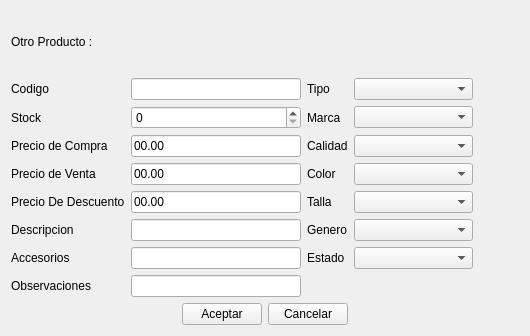
<?xml version="1.0" encoding="UTF-8"?>
<ui version="4.0">
 <class>ui_agregarOtros</class>
 <widget class="QWidget" name="ui_agregarOtros">
  <property name="geometry">
   <rect>
    <x>0</x>
    <y>0</y>
    <width>530</width>
    <height>336</height>
   </rect>
  </property>
  <property name="windowTitle">
   <string>Form</string>
  </property>
  <layout class="QGridLayout" name="gridLayout_2">
   <item row="0" column="0">
    <layout class="QGridLayout" name="gridLayout">
     <item row="0" column="0">
      <widget class="QLabel" name="label_tiulo">
       <property name="text">
        <string>Otro Producto :</string>
       </property>
      </widget>
     </item>
     <item row="1" column="0">
      <widget class="QLabel" name="label_14">
       <property name="text">
        <string>Codigo</string>
       </property>
      </widget>
     </item>
     <item row="1" column="1">
      <widget class="QLineEdit" name="lineEdit_codigo"/>
     </item>
     <item row="1" column="2">
      <widget class="QLabel" name="label">
       <property name="text">
        <string>Tipo</string>
       </property>
      </widget>
     </item>
     <item row="1" column="3">
      <widget class="MyComboBox" name="comboBox_tipo"/>
     </item>
     <item row="1" column="4">
      <widget class="QPushButton" name="pushButton_xtipo">
       <property name="sizePolicy">
        <sizepolicy hsizetype="Fixed" vsizetype="Fixed">
         <horstretch>0</horstretch>
         <verstretch>0</verstretch>
        </sizepolicy>
       </property>
       <property name="text">
        <string/>
       </property>
       <property name="icon">
        <iconset resource="../Icons/Icons.qrc">
         <normaloff>:/Icons/1349716373_monotone_close_exit_delete_small.png</normaloff>:/Icons/1349716373_monotone_close_exit_delete_small.png</iconset>
       </property>
       <property name="autoDefault">
        <bool>false</bool>
       </property>
       <property name="flat">
        <bool>true</bool>
       </property>
      </widget>
     </item>
     <item row="2" column="0">
      <widget class="QLabel" name="label_21">
       <property name="text">
        <string>Stock</string>
       </property>
      </widget>
     </item>
     <item row="2" column="1">
      <widget class="QSpinBox" name="spinBox_stock">
       <property name="maximum">
        <number>999999999</number>
       </property>
      </widget>
     </item>
     <item row="2" column="2">
      <widget class="QLabel" name="label_24">
       <property name="sizePolicy">
        <sizepolicy hsizetype="Preferred" vsizetype="Preferred">
         <horstretch>0</horstretch>
         <verstretch>0</verstretch>
        </sizepolicy>
       </property>
       <property name="text">
        <string>Marca</string>
       </property>
      </widget>
     </item>
     <item row="2" column="3">
      <widget class="MyComboBox" name="comboBox_marca">
       <property name="sizePolicy">
        <sizepolicy hsizetype="Expanding" vsizetype="Fixed">
         <horstretch>0</horstretch>
         <verstretch>0</verstretch>
        </sizepolicy>
       </property>
      </widget>
     </item>
     <item row="2" column="4">
      <widget class="QPushButton" name="pushButton_xmarca">
       <property name="sizePolicy">
        <sizepolicy hsizetype="Fixed" vsizetype="Fixed">
         <horstretch>0</horstretch>
         <verstretch>0</verstretch>
        </sizepolicy>
       </property>
       <property name="text">
        <string/>
       </property>
       <property name="icon">
        <iconset resource="../Icons/Icons.qrc">
         <normaloff>:/Icons/1349716373_monotone_close_exit_delete_small.png</normaloff>:/Icons/1349716373_monotone_close_exit_delete_small.png</iconset>
       </property>
       <property name="autoDefault">
        <bool>false</bool>
       </property>
       <property name="flat">
        <bool>true</bool>
       </property>
      </widget>
     </item>
     <item row="3" column="0">
      <widget class="QLabel" name="label_23">
       <property name="text">
        <string>Precio de Compra</string>
       </property>
      </widget>
     </item>
     <item row="3" column="1">
      <widget class="QLineEdit" name="lineEdit_precioCompra">
       <property name="text">
        <string>00.00</string>
       </property>
      </widget>
     </item>
     <item row="3" column="2">
      <widget class="QLabel" name="label_28">
       <property name="sizePolicy">
        <sizepolicy hsizetype="Preferred" vsizetype="Preferred">
         <horstretch>0</horstretch>
         <verstretch>0</verstretch>
        </sizepolicy>
       </property>
       <property name="text">
        <string>Calidad</string>
       </property>
      </widget>
     </item>
     <item row="3" column="3">
      <widget class="MyComboBox" name="comboBox_calidad">
       <property name="sizePolicy">
        <sizepolicy hsizetype="Expanding" vsizetype="Fixed">
         <horstretch>0</horstretch>
         <verstretch>0</verstretch>
        </sizepolicy>
       </property>
      </widget>
     </item>
     <item row="3" column="4">
      <widget class="QPushButton" name="pushButton_xcalidad">
       <property name="sizePolicy">
        <sizepolicy hsizetype="Fixed" vsizetype="Fixed">
         <horstretch>0</horstretch>
         <verstretch>0</verstretch>
        </sizepolicy>
       </property>
       <property name="text">
        <string/>
       </property>
       <property name="icon">
        <iconset resource="../Icons/Icons.qrc">
         <normaloff>:/Icons/1349716373_monotone_close_exit_delete_small.png</normaloff>:/Icons/1349716373_monotone_close_exit_delete_small.png</iconset>
       </property>
       <property name="autoDefault">
        <bool>false</bool>
       </property>
       <property name="flat">
        <bool>true</bool>
       </property>
      </widget>
     </item>
     <item row="4" column="0">
      <widget class="QLabel" name="label_25">
       <property name="text">
        <string>Precio de Venta</string>
       </property>
      </widget>
     </item>
     <item row="4" column="1">
      <widget class="QLineEdit" name="lineEdit_precioVenta">
       <property name="text">
        <string>00.00</string>
       </property>
      </widget>
     </item>
     <item row="4" column="2">
      <widget class="QLabel" name="label_29">
       <property name="sizePolicy">
        <sizepolicy hsizetype="Preferred" vsizetype="Preferred">
         <horstretch>0</horstretch>
         <verstretch>0</verstretch>
        </sizepolicy>
       </property>
       <property name="text">
        <string>Color</string>
       </property>
      </widget>
     </item>
     <item row="4" column="3">
      <widget class="MyComboBox" name="comboBox_color">
       <property name="sizePolicy">
        <sizepolicy hsizetype="Expanding" vsizetype="Fixed">
         <horstretch>0</horstretch>
         <verstretch>0</verstretch>
        </sizepolicy>
       </property>
      </widget>
     </item>
     <item row="4" column="4">
      <widget class="QPushButton" name="pushButton_xcolor">
       <property name="sizePolicy">
        <sizepolicy hsizetype="Fixed" vsizetype="Fixed">
         <horstretch>0</horstretch>
         <verstretch>0</verstretch>
        </sizepolicy>
       </property>
       <property name="text">
        <string/>
       </property>
       <property name="icon">
        <iconset resource="../Icons/Icons.qrc">
         <normaloff>:/Icons/1349716373_monotone_close_exit_delete_small.png</normaloff>:/Icons/1349716373_monotone_close_exit_delete_small.png</iconset>
       </property>
       <property name="autoDefault">
        <bool>false</bool>
       </property>
       <property name="flat">
        <bool>true</bool>
       </property>
      </widget>
     </item>
     <item row="5" column="0">
      <widget class="QLabel" name="label_22">
       <property name="text">
        <string>Precio De Descuento</string>
       </property>
      </widget>
     </item>
     <item row="5" column="1">
      <widget class="QLineEdit" name="lineEdit_precioDescuento">
       <property name="minimumSize">
        <size>
         <width>170</width>
         <height>0</height>
        </size>
       </property>
       <property name="text">
        <string>00.00</string>
       </property>
      </widget>
     </item>
     <item row="6" column="0">
      <widget class="QLabel" name="label_34">
       <property name="text">
        <string>Descripcion</string>
       </property>
      </widget>
     </item>
     <item row="6" column="1">
      <widget class="QLineEdit" name="lineEdit_descripcion"/>
     </item>
     <item row="7" column="0">
      <widget class="QLabel" name="label_33">
       <property name="text">
        <string>Accesorios</string>
       </property>
      </widget>
     </item>
     <item row="7" column="1">
      <widget class="QLineEdit" name="lineEdit_accesorios"/>
     </item>
     <item row="8" column="0">
      <widget class="QLabel" name="label_26">
       <property name="text">
        <string>Observaciones</string>
       </property>
      </widget>
     </item>
     <item row="8" column="1">
      <widget class="QLineEdit" name="lineEdit_observaciones">
       <property name="readOnly">
        <bool>false</bool>
       </property>
      </widget>
     </item>
     <item row="5" column="2">
      <widget class="QLabel" name="label_32">
       <property name="sizePolicy">
        <sizepolicy hsizetype="Preferred" vsizetype="Preferred">
         <horstretch>0</horstretch>
         <verstretch>0</verstretch>
        </sizepolicy>
       </property>
       <property name="text">
        <string>Talla</string>
       </property>
      </widget>
     </item>
     <item row="5" column="3">
      <widget class="MyComboBox" name="comboBox_talla">
       <property name="sizePolicy">
        <sizepolicy hsizetype="Expanding" vsizetype="Fixed">
         <horstretch>0</horstretch>
         <verstretch>0</verstretch>
        </sizepolicy>
       </property>
      </widget>
     </item>
     <item row="5" column="4">
      <widget class="QPushButton" name="pushButton_xtalla">
       <property name="sizePolicy">
        <sizepolicy hsizetype="Fixed" vsizetype="Fixed">
         <horstretch>0</horstretch>
         <verstretch>0</verstretch>
        </sizepolicy>
       </property>
       <property name="text">
        <string/>
       </property>
       <property name="icon">
        <iconset resource="../Icons/Icons.qrc">
         <normaloff>:/Icons/1349716373_monotone_close_exit_delete_small.png</normaloff>:/Icons/1349716373_monotone_close_exit_delete_small.png</iconset>
       </property>
       <property name="autoDefault">
        <bool>false</bool>
       </property>
       <property name="flat">
        <bool>true</bool>
       </property>
      </widget>
     </item>
     <item row="6" column="2">
      <widget class="QLabel" name="label_2">
       <property name="text">
        <string>Genero</string>
       </property>
      </widget>
     </item>
     <item row="6" column="3">
      <widget class="MyComboBox" name="comboBox_genero"/>
     </item>
     <item row="6" column="4">
      <widget class="QPushButton" name="pushButton_xgenero">
       <property name="text">
        <string/>
       </property>
       <property name="icon">
        <iconset resource="../Icons/Icons.qrc">
         <normaloff>:/Icons/1349716373_monotone_close_exit_delete_small.png</normaloff>:/Icons/1349716373_monotone_close_exit_delete_small.png</iconset>
       </property>
       <property name="flat">
        <bool>true</bool>
       </property>
      </widget>
     </item>
     <item row="7" column="2">
      <widget class="QLabel" name="label_estado">
       <property name="text">
        <string>Estado</string>
       </property>
      </widget>
     </item>
     <item row="7" column="3">
      <widget class="MyComboBox" name="comboBox_estado"/>
     </item>
     <item row="7" column="4">
      <widget class="QPushButton" name="pushButton_xestado">
       <property name="text">
        <string/>
       </property>
       <property name="icon">
        <iconset resource="../Icons/Icons.qrc">
         <normaloff>:/Icons/1349716373_monotone_close_exit_delete_small.png</normaloff>:/Icons/1349716373_monotone_close_exit_delete_small.png</iconset>
       </property>
       <property name="flat">
        <bool>true</bool>
       </property>
      </widget>
     </item>
    </layout>
   </item>
   <item row="1" column="0">
    <layout class="QHBoxLayout" name="horizontalLayout_3">
     <item>
      <spacer name="horizontalSpacer_3">
       <property name="orientation">
        <enum>Qt::Horizontal</enum>
       </property>
       <property name="sizeHint" stdset="0">
        <size>
         <width>40</width>
         <height>20</height>
        </size>
       </property>
      </spacer>
     </item>
     <item>
      <widget class="QPushButton" name="pushButton_agregar">
       <property name="text">
        <string>Aceptar</string>
       </property>
       <property name="shortcut">
        <string>Ctrl+G</string>
       </property>
      </widget>
     </item>
     <item>
      <widget class="QPushButton" name="pushButton_cancelar">
       <property name="text">
        <string>Cancelar</string>
       </property>
       <property name="shortcut">
        <string>Esc</string>
       </property>
      </widget>
     </item>
     <item>
      <spacer name="horizontalSpacer_4">
       <property name="orientation">
        <enum>Qt::Horizontal</enum>
       </property>
       <property name="sizeHint" stdset="0">
        <size>
         <width>40</width>
         <height>20</height>
        </size>
       </property>
      </spacer>
     </item>
    </layout>
   </item>
  </layout>
 </widget>
 <customwidgets>
  <customwidget>
   <class>MyComboBox</class>
   <extends>QComboBox</extends>
   <header location="global">mycombobox.h</header>
   <slots>
    <slot>Eliminar_Item()</slot>
   </slots>
  </customwidget>
 </customwidgets>
 <tabstops>
  <tabstop>lineEdit_codigo</tabstop>
  <tabstop>spinBox_stock</tabstop>
  <tabstop>lineEdit_precioCompra</tabstop>
  <tabstop>lineEdit_precioVenta</tabstop>
  <tabstop>lineEdit_precioDescuento</tabstop>
  <tabstop>lineEdit_descripcion</tabstop>
  <tabstop>lineEdit_accesorios</tabstop>
  <tabstop>lineEdit_observaciones</tabstop>
  <tabstop>comboBox_tipo</tabstop>
  <tabstop>pushButton_xtipo</tabstop>
  <tabstop>comboBox_marca</tabstop>
  <tabstop>pushButton_xmarca</tabstop>
  <tabstop>comboBox_calidad</tabstop>
  <tabstop>pushButton_xcalidad</tabstop>
  <tabstop>comboBox_color</tabstop>
  <tabstop>pushButton_xcolor</tabstop>
  <tabstop>comboBox_talla</tabstop>
  <tabstop>pushButton_xtalla</tabstop>
  <tabstop>comboBox_genero</tabstop>
  <tabstop>pushButton_xgenero</tabstop>
  <tabstop>comboBox_estado</tabstop>
  <tabstop>pushButton_xestado</tabstop>
  <tabstop>pushButton_agregar</tabstop>
  <tabstop>pushButton_cancelar</tabstop>
 </tabstops>
 <resources>
  <include location="../Icons/Icons.qrc"/>
 </resources>
 <connections>
  <connection>
   <sender>pushButton_cancelar</sender>
   <signal>clicked()</signal>
   <receiver>ui_agregarOtros</receiver>
   <slot>close()</slot>
   <hints>
    <hint type="sourcelabel">
     <x>393</x>
     <y>312</y>
    </hint>
    <hint type="destinationlabel">
     <x>347</x>
     <y>167</y>
    </hint>
   </hints>
  </connection>
 </connections>
</ui>
